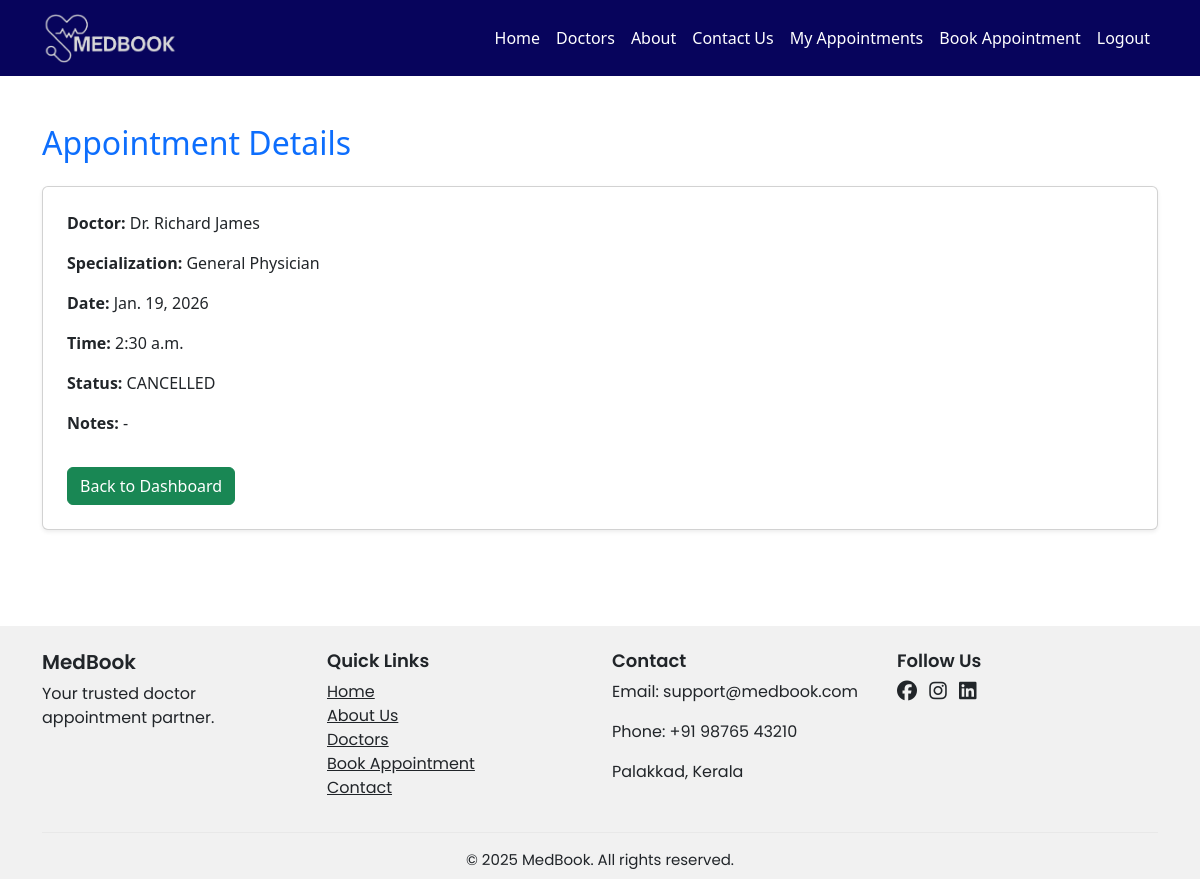
/appointment/31/ (signed in), run on the app's committed database.
### accounts/models.py (models this page shows, shortened)
class Appointment(models.Model):
    STATUS_CHOICES = [
        ("PENDING", "Pending"),
        ("CONFIRMED", "Confirmed"),
        ("COMPLETED", "Completed"),
        ("CANCELLED", "Cancelled"),
    ]
    patient = models.ForeignKey(User, on_delete=models.CASCADE, related_name="appointments_as_patient")
    doctor = models.ForeignKey(DoctorProfile, on_delete=models.CASCADE, related_name="appointments_as_doctor")
    date = models.DateField()
    time = models.TimeField()
    status = models.CharField(max_length=20, choices=STATUS_CHOICES, default="PENDING")
    notes = models.TextField(blank=True)
    created_at = models.DateTimeField(auto_now_add=True)

class DoctorProfile(models.Model):
    user = models.OneToOneField(User, on_delete=models.CASCADE)
    specialization = models.CharField(max_length=100)
    consultation_fee = models.DecimalField(max_digits=6, decimal_places=2)
    is_approved = models.BooleanField(default=False)
    image = models.ImageField(upload_to="doctors/", blank=True, null=True)

class User(AbstractUser):
    ROLE_CHOICES = (
        ('PATIENT', 'Patient'),
        ('DOCTOR', 'Doctor'),
        ('ADMIN', 'Admin'),
    )
    role = models.CharField(max_length=10, choices=ROLE_CHOICES, default='PATIENT')
    email = models.EmailField(unique=True)
    is_verified = models.BooleanField(default=False)

### accounts/views.py (the view)
# urls.py: path("appointment/<int:appt_id>/", views.appointment_detail, name="appointment_detail"),
@login_required
def appointment_detail(request, appt_id):
    appointment = get_object_or_404(Appointment, id=appt_id, patient=request.user)
    return render(request, "appointment_detail.html", {"appointment": appointment})

### accounts/templates/appointment_detail.html
{% extends 'base.html' %}
{% block content %}
<div class="container py-5">
  <h2 class="text-primary mb-4">Appointment Details</h2>
  <div class="card p-4 shadow-sm">
    <p><strong>Doctor:</strong> Dr. {{ appointment.doctor.user.get_full_name }}</p>
    <p><strong>Specialization:</strong> {{ appointment.doctor.specialization }}</p>
    <p><strong>Date:</strong> {{ appointment.date }}</p>
    <p><strong>Time:</strong> {{ appointment.time }}</p>
    <p><strong>Status:</strong> {{ appointment.status }}</p>
    <p><strong>Notes:</strong> {{ appointment.notes|default:"-" }}</p>
    <div class="mt-3">
      <a href="{% url 'accounts:patient_dashboard' %}" class="btn btn-success">Back to Dashboard</a>
    </div>
  </div>
</div>
{% endblock %}

### data on the page
Appointment: doctor.user.get_full_name "Richard James", doctor.specialization "General Physician", date "Jan. 19, 2026", time "2:30 a.m.", status "CANCELLED", notes "-"
